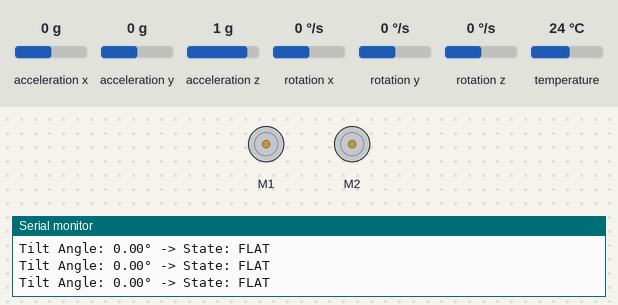
A sketch run on a simulated Arduino Uno, built with avr-gcc and run on an emulated ATmega328P. Parts: 2 × DC motor (green arrow = forward, orange = backward, longer = faster), the last lines printed to the serial monitor. The inputs (shaded band) are chosen by the test bench; at power-on: acceleration y 0 g, acceleration x 0 g, acceleration z 1 g, rotation x 0 °/s, rotation y 0 °/s, rotation z 0 °/s, temperature 24 °C.

Above: at 1.2 s.
1.3 s: acceleration y set to -0.3 g
At 2.0 s:
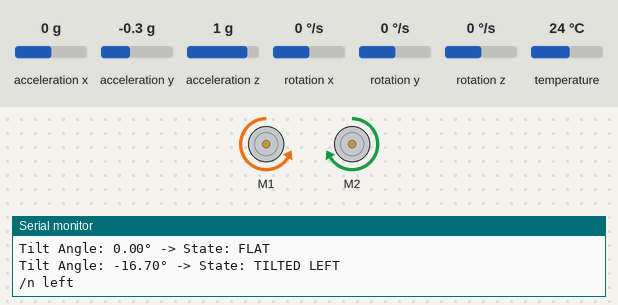
Timing chart, 0 to 4.3 s (numbered marks = the images above; inputs shaded):
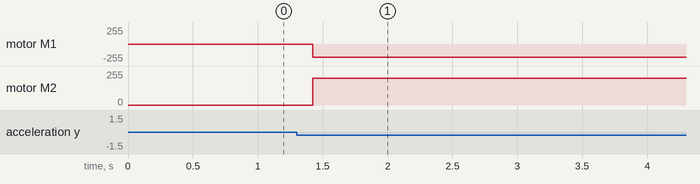

Measured:
- the behaviour switches between -0.1 and -0.2 g on acceleration y (found by bisection; images 0 and 1)
- after the input at 1.3 s, motor M1: stopped → backward 200/255 after 0.12 s; motor M2: stopped → forward 200/255 after 0.12 s

The sketch:

mpu_code.ino
```cpp
/*
  06 - MPU6050 Accelerometer and Gyroscope (I2C)
  Board: Arduino Uno / Nano

  Libraries required (install from Sketch > Include Library > Manage Libraries):
    - "Adafruit MPU6050" by Adafruit .......... version 2.2.6
    - "Adafruit BusIO" by Adafruit ............ version 1.16.1
    - "Adafruit Unified Sensor" by Adafruit ... version 1.1.14
  (If the IDE asks to install dependencies, click "Install all".)

  Wiring (Uno / Nano):
    VCC -> 5V (3.3V also works on most  GY-521 boards)
    GND -> GND
    SDA -> A4
    SCL -> A5
*/
#include <AFMotor.h>
#include <Wire.h>               // Library for I2C communication
#include <Adafruit_MPU6050.h>   // Library for the MPU6050 sensor
#include <Adafruit_Sensor.h>    // Gives us the sensors_event_t data type

Adafruit_MPU6050 mpu;   // Create the sensor object

const float TILT_THRESHOLD = 10.0;

AF_DCMotor motor1(1);
AF_DCMotor motor2(2);

void setup() {
  Serial.begin(9600);   // Start the Serial Monitor at 9600 baud
  motor1.setSpeed(200);
  motor2.setSpeed(200);
  if (!mpu.begin()) {   // Try to start the sensor
    Serial.println("MPU6050 not found. Check wiring.");
    while (true);       // Stop here forever
  }
}

void loop() {
  sensors_event_t accel, gyro, temp;      // Boxes to hold the readings
  mpu.getEvent(&accel, &gyro, &temp);     // Fill the boxes with fresh data

  // Serial.print("Accel X: ");
  // Serial.print(accel.acceleration.x);     // Acceleration in m/s^2
  // Serial.print("  Y: ");
  // Serial.print(accel.acceleration.y);
  // Serial.print("  Z: ");
  // Serial.println(accel.acceleration.z);

  float roll_rad = atan2(accel.acceleration.y, accel.acceleration.z);
  float roll_deg = roll_rad * 180.0 / M_PI;

  /* Print the exact angle to the serial monitor */
  Serial.print("Tilt Angle: ");
  Serial.print(roll_deg);
  Serial.print("° -> State: ");

  /* Determine the state based on the angle */
  if (roll_deg > TILT_THRESHOLD) {
    Serial.println("TILTED RIGHT");
    right();
  }
  else if (roll_deg < -TILT_THRESHOLD) {
    Serial.println("TILTED LEFT");
    left();
  }
  else {
    Serial.println("FLAT");
  }

  delay(200); // Check 5 times a second
}

int left(){
    Serial.print("/n left");
    motor1.run(BACKWARD);
    motor2.run(FORWARD);
    delay(5000);
}

int right(){
    Serial.print("/n right");
    motor1.run(FORWARD);
    motor2.run(BACKWARD);
}
```
